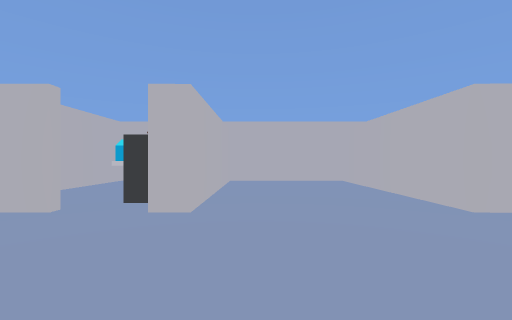
[1] (above)

24 first-person views from a walk through a scene from a Unity 3-D project. The camera is 1.4 m above the floor, looks level and sees 90° across. The floor is counted in squares, 2 m on a side. Each view is taken from the middle of a square. On the plan, view 1 faces up. The plan holds only what a view shows up to about 9 squares ahead; the rest is blank. The player character is not drawn. Some animated figures are left out.

[2]
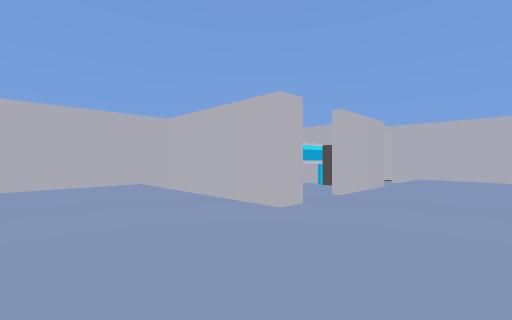

[3]
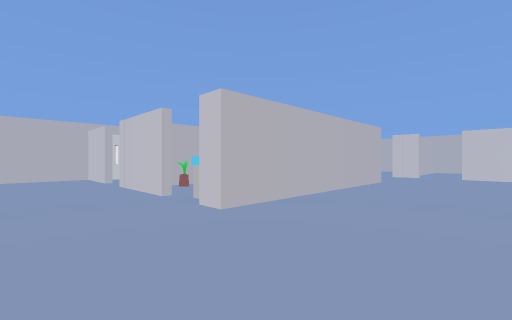

[4]
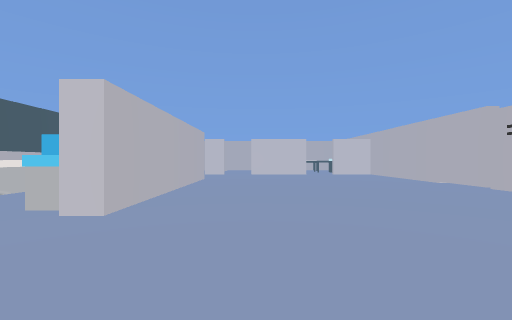

[5]
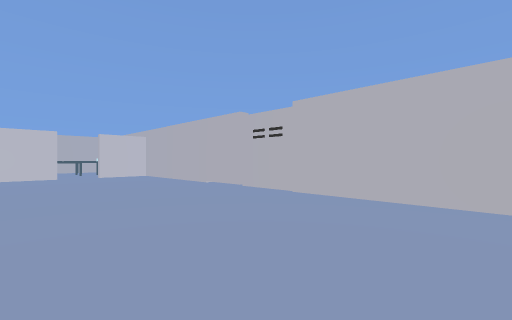

[6]
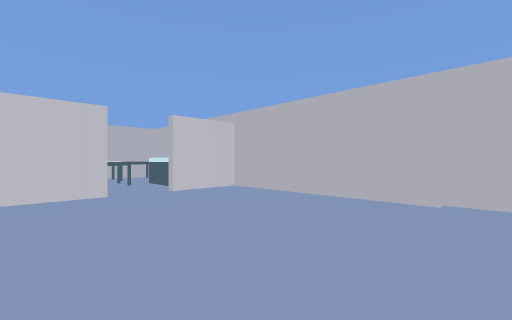

[7]
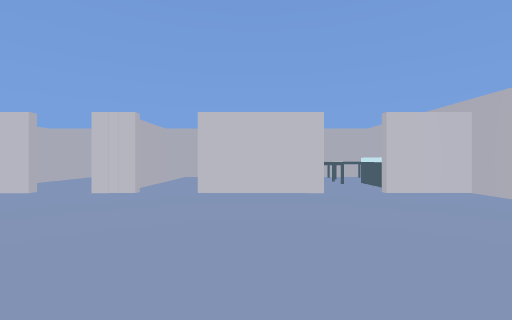

[8]
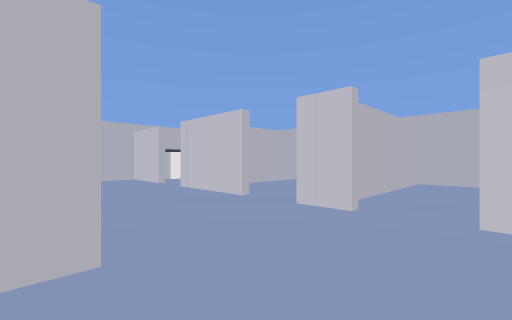

[9]
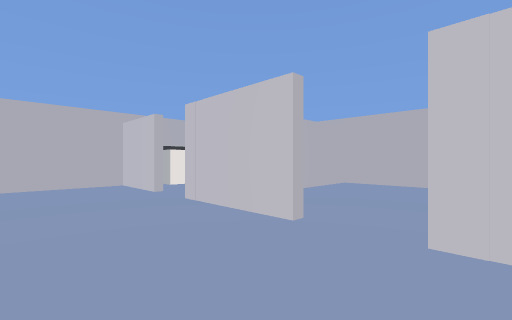

[10]
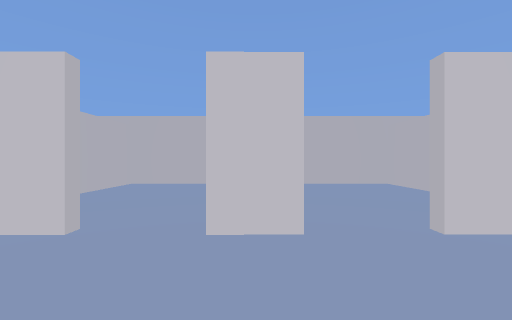

[11]
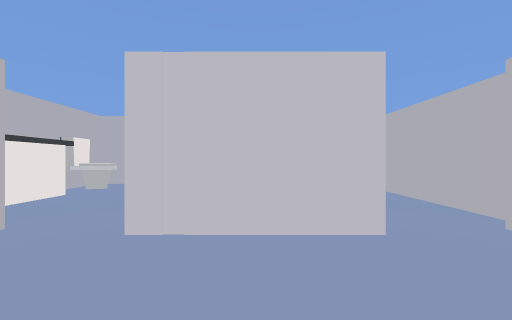

[12]
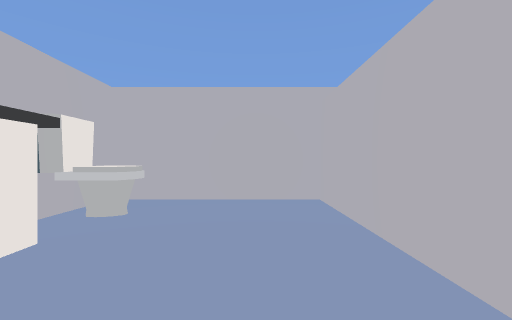

[13]
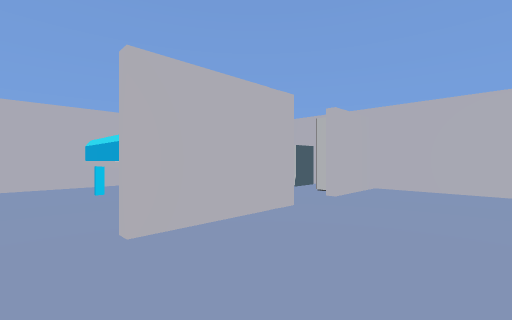

[14]
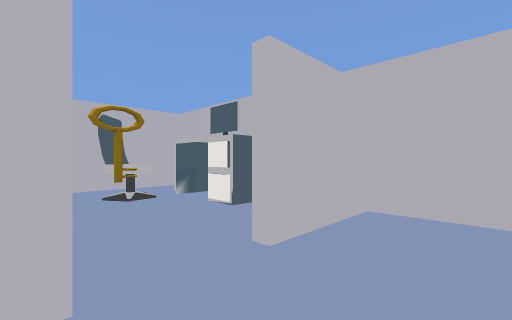

[15]
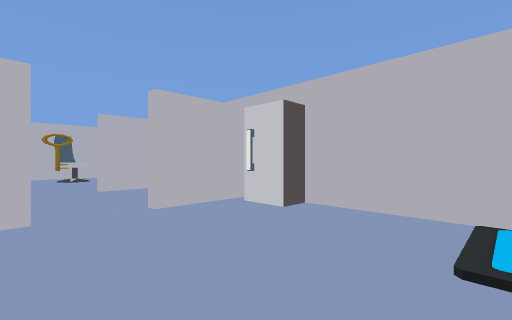

[16]
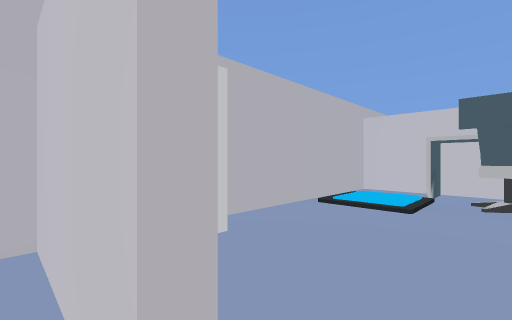

[17]
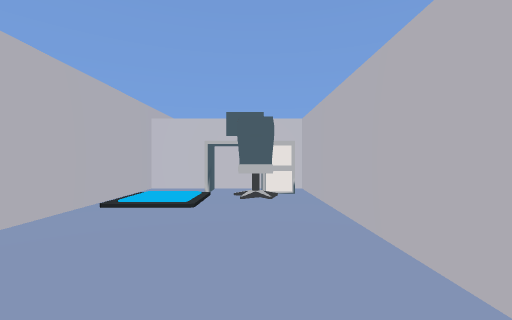

[18]
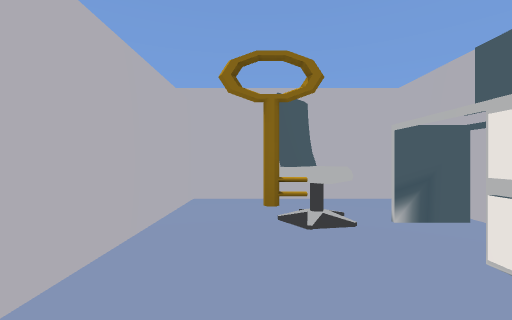

[19]
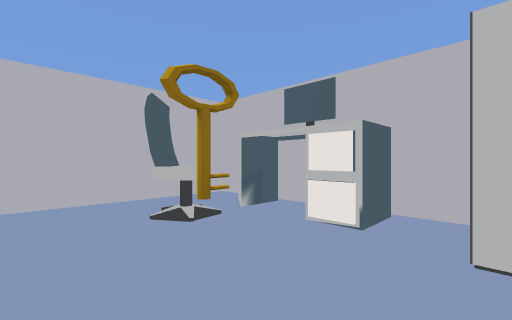

[20]
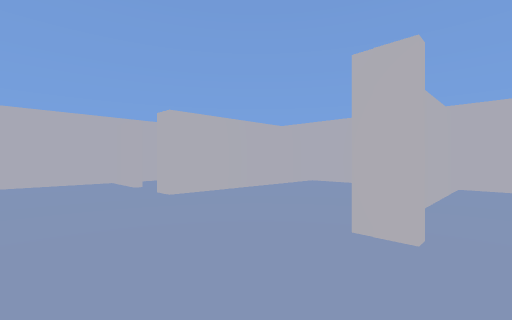

[21]
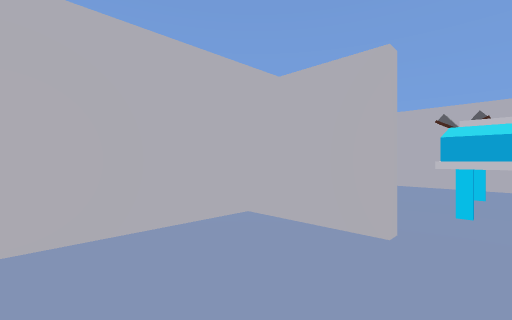

[22]
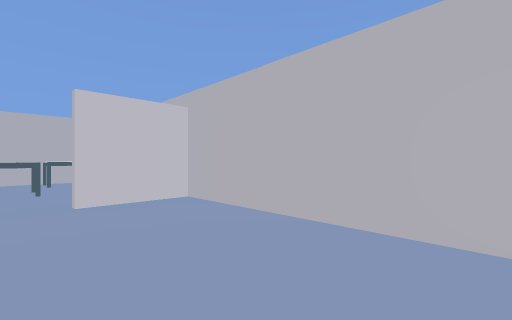

[23]
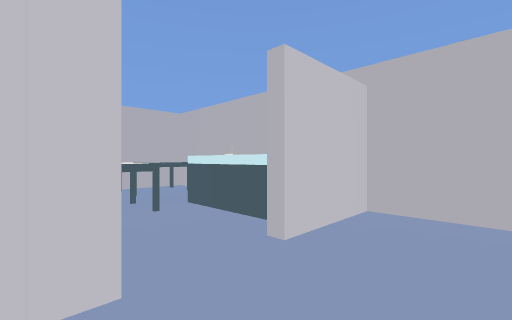

[24]
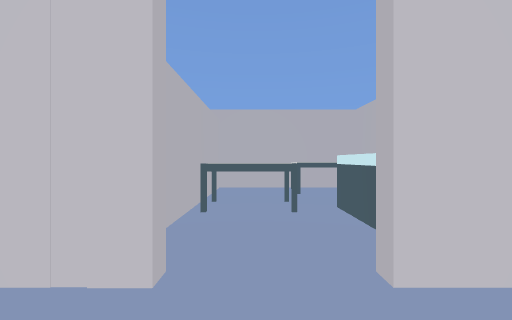

### Floor plan
Key: @ floor where view 1 was taken; # wall or solid block; . floor; / step, stairs or slope; K key; O other object.
Columns run from 5 left of view 1 to 11 right of it. Each row starts with its distance up from view 1.
  9    ##############
  8  ####...#...#...#
  7  # O#...#..O#.OO#
  6  #  O...#..O.K..#
  5  #OO#...#..O...O#
  4 ###OO...#..O...O#
  3 ###.......###.###
  2 #...............#
  1 #.........###.###
  0 #....@..#O#O#..O#
 -1 #.......# #O#...#
 -2 #.......#  O....#
 -3 #.......#  O..//#
 -4 #.......#  O.O//#
 -5 #.......#   #O###
 -6 #...............#
 -7 #...............#
 -8 #...............#
 -9 #OO.###.#.###.###
-10 #O..#...#...#..O
-11 #..O#...#...#..O
-12 #...#...#...#..O#
-13 #OO.#...#...#...#
-14 #################

Where each view was taken, in squares from view 1:
view 1: 0 up, 0 right, facing up
view 2: 1 up, 0 right, facing up-right
view 3: 3 up, 0 right, facing down-right
view 4: 4 up, 1 right, facing down
view 5: 3 up, 0 right, facing down-left
view 6: 3 down, 0 right, facing down-left
view 7: 3 down, 0 right, facing down
view 8: 5 down, 1 right, facing down-right
view 9: 6 down, 3 right, facing down-right
view 10: 6 down, 3 right, facing down
view 11: 6 down, 6 right, facing down
view 12: 9 down, 8 right, facing down
view 13: 1 up, 4 right, facing up-right
view 14: 2 up, 7 right, facing up-right
view 15: 3 down, 7 right, facing up-right
view 16: 1 up, 8 right, facing down-right
view 17: 1 up, 8 right, facing down
view 18: 4 up, 8 right, facing up
view 19: 4 up, 7 right, facing up-right
view 20: 1 up, 4 right, facing up-left
view 21: 1 up, 2 left, facing up-left
view 22: 4 down, 2 left, facing down-left
view 23: 7 down, 1 left, facing down-left
view 24: 7 down, 2 left, facing down
